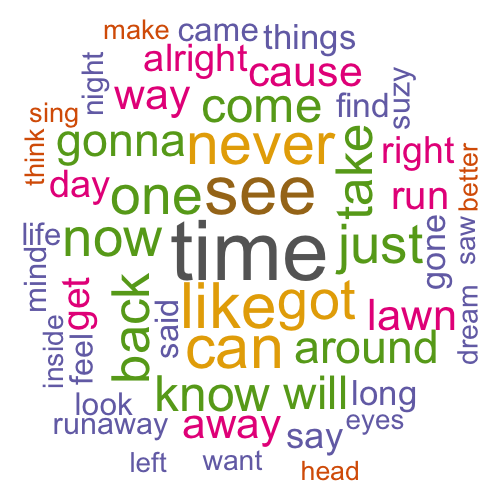

Here is the R script that generated this plot:
library(tm)
library(wordcloud)

removeUnicode <- function(x){gsub("\u0092","'",x)}

words <- Corpus(DirSource("lyrics/"))

words <- tm_map(words, stripWhitespace)
words <- tm_map(words, tolower)


words <- tm_map(words, removeUnicode)
words <- tm_map(words, removeWords, grep("'", stopwords("english"), value=TRUE))
words <- tm_map(words, removeWords, stopwords("english"))
words <- tm_map(words, removePunctuation)

#words <- tm_map(words, stemDocument)
words <- tm_map(words, PlainTextDocument)

png(filename="wordcloud.png", width = 500, height = 500)
wordcloud(words, scale=c(7,0.7), 
          max.words=50, random.order=FALSE, 
          rot.per=0.25, use.r.layout=FALSE, 
          colors=brewer.pal(8, "Dark2"))
dev.off()

wordCounts <- as.data.frame(as.matrix(TermDocumentMatrix(words)))
wordCounts["time",]


